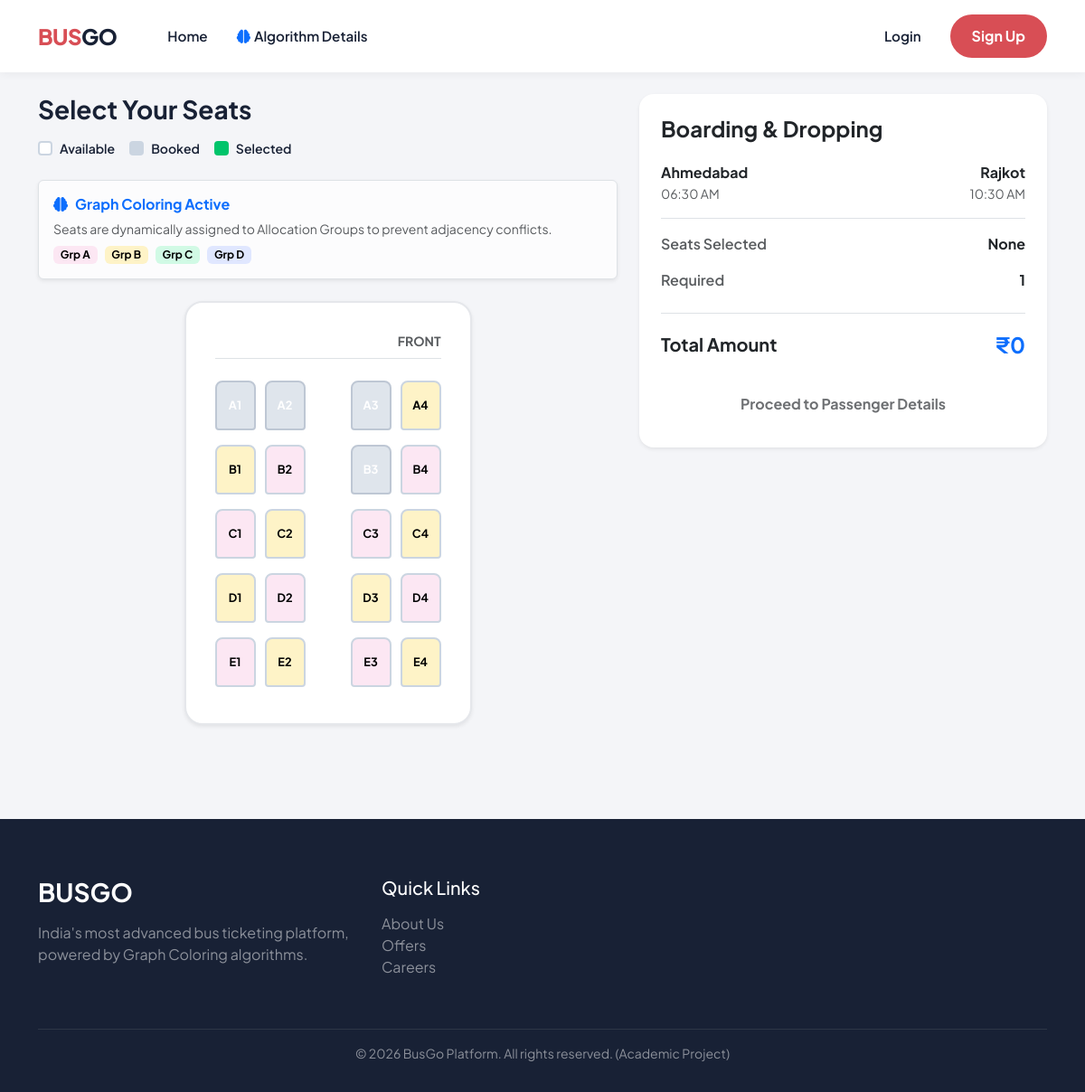
/seats/1, run on the app's committed database.
### models/seat.py (models this page shows)
class Seat(db.Model):
    id = db.Column(db.Integer, primary_key=True)
    bus_id = db.Column(db.Integer, db.ForeignKey('bus.id'), nullable=False)
    seat_number = db.Column(db.String(10), nullable=False)
    seat_type = db.Column(db.String(50), nullable=False) # e.g. Seater, Sleeper
    price = db.Column(db.Float, nullable=False)
    status = db.Column(db.String(20), default='available') # available, booked
    graph_color = db.Column(db.Integer, nullable=True) # stores the computed color

### models/bus.py (models this page shows)
class Bus(db.Model):
    id = db.Column(db.Integer, primary_key=True)
    operator = db.Column(db.String(100), nullable=False)
    from_city = db.Column(db.String(100), nullable=False)
    to_city = db.Column(db.String(100), nullable=False)
    departure_time = db.Column(db.String(50), nullable=False)
    arrival_time = db.Column(db.String(50), nullable=False)
    duration = db.Column(db.String(50), nullable=False)
    bus_type = db.Column(db.String(50), nullable=False) # AC, Non-AC, Sleeper, AC Sleeper
    base_price = db.Column(db.Float, nullable=False)
    rating = db.Column(db.Float, default=0.0)
    amenities = db.Column(db.String(200)) # comma separated
    seats = db.relationship('Seat', backref='bus', lazy=True)
    bookings = db.relationship('Booking', backref='bus', lazy=True)

### routes/booking.py (the view)
@booking_bp.route('/seats/<int:bus_id>')
def seats(bus_id):
    bus = Bus.query.get_or_404(bus_id)
    passengers = int(request.args.get('passengers', 1))
    date = request.args.get('date')
    seats_list = Seat.query.filter_by(bus_id=bus_id).all()
    graph = create_seat_graph(seats_list)
    colors = greedy_coloring(graph)
    for seat in seats_list:
        seat.graph_color = colors.get(seat.seat_number, 0)
    db.session.commit()
    return render_template('seats.html', bus=bus, seats=seats_list, passengers=passengers, date=date, colors=colors, graph=graph)

### algorithms/graph_coloring.py (called while the page is built)
def create_seat_graph(seats):
    graph = {}
    seat_numbers = [seat.seat_number if hasattr(seat, 'seat_number') else seat['seat_number'] for seat in seats]
    for seat in seat_numbers:
        graph[seat] = []
    for seat in seat_numbers:
        row = seat[0]
        col = int(seat[1:])
        left_neighbor = f"{row}{col-1}"
        right_neighbor = f"{row}{col+1}"
        prev_row = chr(ord(row) - 1)
        next_row = chr(ord(row) + 1)
        top_neighbor = f"{prev_row}{col}"
        bottom_neighbor = f"{next_row}{col}"
        potential_neighbors = [left_neighbor, right_neighbor, top_neighbor, bottom_neighbor]
        for neighbor in potential_neighbors:
            if neighbor in seat_numbers:
                if neighbor not in graph[seat]:
                    graph[seat].append(neighbor)
    return graph

def greedy_coloring(graph):
    colors = {}
    for vertex in graph:
        used_colors = {colors[neighbor] for neighbor in graph[vertex] if neighbor in colors}
        color = 0
        while color in used_colors:
            color += 1
        colors[vertex] = color
    return colors

### templates/seats.html (shortened to what this page needs)
{% extends 'base.html' %}
{% block content %}
<div class="container mt-4">
    <div class="row">
        <div class="col-lg-7 mb-4">
            <h3 class="fw-bold mb-3">Select Your Seats</h3>
            <div class="d-flex gap-3 mb-4 flex-wrap">
                <div class="d-flex align-items-center"><div style="width:16px; height:16px; background:#fff; border:2px solid #cbd5e1; border-radius:4px; margin-right:8px;"></div><small class="fw-semibold">Available</small></div>
                <div class="d-flex align-items-center"><div style="width:16px; height:16px; background:#cbd5e1; border-radius:4px; margin-right:8px;"></div><small class="fw-semibold">Booked</small></div>
                <div class="d-flex align-items-center"><div style="width:16px; height:16px; background:var(--success); border-radius:4px; margin-right:8px;"></div><small class="fw-semibold">Selected</small></div>
            </div>
            <div class="alert alert-light border shadow-sm mb-4">
                <h6 class="fw-bold text-primary mb-2"><i class="fa-solid fa-brain me-2"></i>Graph Coloring Active</h6>
                <p class="small mb-2 text-muted">Seats are dynamically assigned to Allocation Groups to prevent adjacency conflicts.</p>
                <div class="d-flex gap-2">
                    <span class="badge" style="background-color: var(--color-0); color: #000;">Grp A</span>
                    <span class="badge" style="background-color: var(--color-1); color: #000;">Grp B</span>
                    <span class="badge" style="background-color: var(--color-2); color: #000;">Grp C</span>
                    <span class="badge" style="background-color: var(--color-3); color: #000;">Grp D</span>
                </div>
            </div>
            <div class="bus-interior shadow-sm">
                <div class="text-end mb-4 border-bottom pb-2 text-muted fw-bold small">FRONT</div>
                <div class="d-flex flex-column gap-2 align-items-center">
                    {% set rows = ['A', 'B', 'C', 'D', 'E'] %}
                    {% for r in rows %}
                    <div class="seat-row">
                        {% for c in ['1', '2'] %}
                            {% set s_num = r ~ c %}
                            {% set seat = seats | selectattr("seat_number", "equalto", s_num) | first %}
                            {% if seat %}
                                {% set bg_color = 'var(--color-' ~ seat.graph_color ~ ')' if seat.status == 'available' else '' %}
                                <button class="seat-btn {% if seat.status == 'booked' %}seat-booked{% endif %}"
                                        data-seat="{{ seat.seat_number }}" data-status="{{ seat.status }}" data-color="{{ bg_color }}"
                                        style="{% if seat.status == 'available' %}background-color: {{ bg_color }};{% endif %}">
                                    {{ seat.seat_number }}
                                </button>
                            {% else %}
                                <div style="width:45px;"></div>
                            {% endif %}
                        {% endfor %}
                        <div class="aisle"></div>
                        {% for c in ['3', '4'] %}
                            {% set s_num = r ~ c %}
                            {% set seat = seats | selectattr("seat_number", "equalto", s_num) | first %}
                            {% if seat %}
                                {% set bg_color = 'var(--color-' ~ seat.graph_color ~ ')' if seat.status == 'available' else '' %}
                                <button class="seat-btn {% if seat.status == 'booked' %}seat-booked{% endif %}"
                                        data-seat="{{ seat.seat_number }}" data-status="{{ seat.status }}" data-color="{{ bg_color }}"
                                        style="{% if seat.status == 'available' %}background-color: {{ bg_color }};{% endif %}">
                                    {{ seat.seat_number }}
                                </button>
                            {% else %}
                                <div style="width:45px;"></div>
                            {% endif %}
                        {% endfor %}
                    </div>
                    {% endfor %}
                </div>
            </div>
        </div>
        <div class="col-lg-5">
            <div class="card shadow-sm border-0" style="border-radius: 16px; position: sticky; top: 100px;">
                <div class="card-body p-4">
                    <h4 class="fw-bold mb-4">Boarding & Dropping</h4>
                    <div class="d-flex justify-content-between mb-3 border-bottom pb-3">
                        <div>
                            <h6 class="fw-bold mb-1">{{ bus.from_city }}</h6>
                            <p class="text-muted small mb-0">{{ bus.departure_time }}</p>
                        </div>
                        <div class="text-end">
                            <h6 class="fw-bold mb-1">{{ bus.to_city }}</h6>
                            <p class="text-muted small mb-0">{{ bus.arrival_time }}</p>
                        </div>
                    </div>
                    <div class="d-flex justify-content-between mb-3">
                        <span class="text-muted fw-semibold">Seats Selected</span>
                        <span id="selected-list" class="fw-bold">None</span>
                    </div>
                    <div class="d-flex justify-content-between mb-4">
                        <span class="text-muted fw-semibold">Required</span>
                        <span id="passenger-count" class="fw-bold">{{ passengers }}</span>
                    </div>
                    <div class="d-flex justify-content-between align-items-center mb-4 pt-3 border-top">
                        <span class="fs-5 fw-bold">Total Amount</span>
                        <span class="fs-4 fw-bold text-primary" id="temp-total">₹0</span>
                    </div>
                    <form action="{{ url_for('booking.passenger') }}" method="POST" id="seat-form">
                        <button type="submit" class="btn btn-primary-custom w-100" id="continue-btn" disabled>Proceed to Passenger Details</button>
                    </form>
                </div>
            </div>
        </div>
    </div>
</div>
{% endblock %}

### static/css/style.css (style rules this page uses)
:root { --primary: #d84e55; --primary-dark: #b83d44; --secondary: #182135; --accent: #FFC107; --success: #00c46a; --danger: #ff4d4d; --bg-main: #f4f5f8; --text-dark: #182135; --text-muted: #6b7280; --border-color: #e5e7eb; --card-shadow: 0 8px 24px rgba(0, 0, 0, 0.08); --hover-shadow: 0 12px 32px rgba(216, 78, 85, 0.15); --color-0: #fce7f3; --color-1: #fef3c7; --color-2: #d1fae5; --color-3: #e0e7ff; }
body { font-family: 'Plus Jakarta Sans', sans-serif; background-color: var(--bg-main); color: var(--text-dark); -webkit-font-smoothing: antialiased; }
.bus-interior { background: white; border: 2px solid var(--border-color); border-radius: 20px; padding: 2rem; width: fit-content; margin: 0 auto; position: relative; }
.seat-btn { width: 45px; height: 55px; border-radius: 8px 8px 4px 4px; border: 2px solid #cbd5e1; background: white; font-weight: 700; font-size: 0.8rem; display: flex; align-items: center; justify-content: center; cursor: pointer; transition: all 0.2s; margin-bottom: 0.5rem; }
.seat-booked { background-color: #cbd5e1 !important; border-color: #94a3b8 !important; color: white; cursor: not-allowed; opacity: 0.6; }
.seat-row { display: flex; gap: 10px; }
.aisle { width: 30px; }
.btn-primary-custom { background-color: var(--primary); color: white; border: none; border-radius: 8px; font-weight: 700; padding: 0.75rem 1.5rem; }

### data on the page
Seat: seat_number "A1"
Seat: seat_number "A2"
Seat: seat_number "A3"
Seat: seat_number "A4"
Seat: seat_number "B1"
Seat: seat_number "B2"
Seat: seat_number "B3"
Seat: seat_number "B4"
Seat: seat_number "C1"
Seat: seat_number "C2"
Seat: seat_number "C3"
Seat: seat_number "C4"
Seat: seat_number "D1"
Seat: seat_number "D2"
Seat: seat_number "D3"
Seat: seat_number "D4"
Seat: seat_number "E1"
Seat: seat_number "E2"
Seat: seat_number "E3"
Seat: seat_number "E4"
Bus: from_city "Ahmedabad", departure_time "06:30 AM", to_city "Rajkot", arrival_time "10:30 AM"

### other printed values
{{ passengers }} "1"
